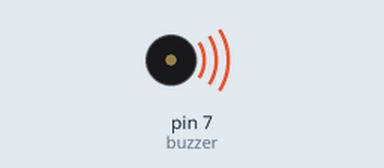
Recording of a sketch running on a simulated Arduino Uno, built with avr-gcc and run on an emulated ATmega328P. Shown: buzzer (waves = sounding).

Above: at 0.5 s.
At 4.2 s:
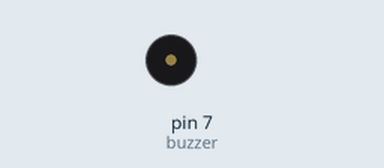
Timing chart, 0 to 5.4 s (numbered marks = the images above):
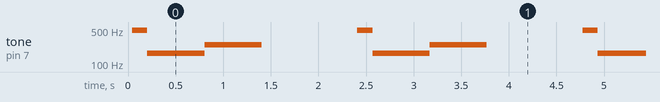

The sketch:

sketch_jan26a.ino
```cpp
int buzzer = 7;

void setup() {
  // put your setup code here, to run once:
  pinMode(buzzer, OUTPUT);
}

void loop() {

    //Tone 1
    for (int i = 0; i <80; i++)
    {
      digitalWrite (buzzer, HIGH) ;// send voice
      delay (1) ;// Delay 1ms
      digitalWrite (buzzer, LOW) ;// do not send voice
      delay (1) ;// delay ms
    }

    //Tone 2
    for (int i = 0; i <100; i++)
    {
      digitalWrite (buzzer, HIGH) ;// send voice
      delay (3) ;// delay 2ms
      digitalWrite (buzzer, LOW) ;// do not send voice
      delay (3) ;// delay 2ms
    }

    //Tone 3
    for (int i = 0; i <150; i++)
    {
      digitalWrite (buzzer, HIGH) ;// send voice
      delay (2) ;// delay 2ms
      digitalWrite (buzzer, LOW) ;// do not send voice
      delay (2) ;// delay 2ms
    }

    //Delay between irritating sounds
    delay(1000);
}
```

Measured:
- by itself, tone on pin 7 (buzzer): repeats every 2.4 s: 166 Hz 0.60 s, 249 Hz 0.60 s, silent 1.0 s, 496 Hz 0.16 s
